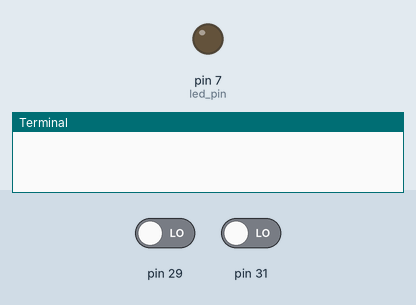
This program was run on a simulated Raspberry Pi (header pin numbers). Shown: output pins drawn as LEDs (lit = HIGH), the last lines printed to the terminal. The inputs (shaded band) are chosen by the test bench; at power-on: pin 29 LOW, pin 31 LOW. The clock reads 2024-03-15 10:24:30 at power-on unless the program sets it; no MQTT or app messages arrive unless stated.

Above: at 0.1 s.
At 0.6 s:
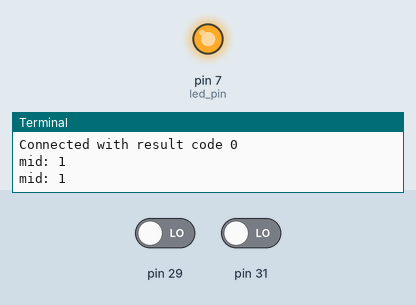
Timing chart, 0 to 2.1 s (numbered marks = the images above):
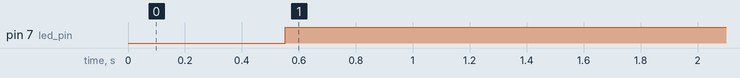

The program:

rpi_client.py
```python
#!/usr/bin/python

import RPi.GPIO as GPIO

import time
import datetime

import paho.mqtt.client as mqtt
from parking_slot import ParkingSlot


GPIO.setmode(GPIO.BOARD)    # Use physical pin numbering
GPIO.setwarnings(False)     # Ignore warnings


# slot1_sensor_pin = 29
# slot2_sensor_pin = 31
slots_sensor_pins = [29, 31]

# TODO: Add a RED and GREEN LEDs to indicate if there are slots available or not.
led_pin = 7
GPIO.setup(led_pin, GPIO.OUT, initial=GPIO.LOW)   # Set pin to be an output pin and set initial value to low (off)


#
# We keep the state of the sensors. We use it to compare if there was a change
# in any of them. If so, we publish a message to the MQTT broker.
#

# Initialize states
slots = dict()

for i, slot_pin in enumerate(slots_sensor_pins, start=1):
  slots[i] = ParkingSlot(slot_pin, i)
  GPIO.setup(slot_pin, GPIO.IN)     # Set pin to be an input pin


# TODO: Maybe these are not required
# Paho's MQTT callbacks
def on_connect(client, userdata, flags, rc):
    print(f"Connected with result code {str(rc)}")
    # Subscribing in on_connect() means that if we lose the connection and
    # reconnect then subscriptions will be renewed.
    client.subscribe("$SYS/#")
    # client.subscribe(TOPIC)
    # print(f"subscribed to {TOPIC}")

def on_publish(client, userdata, mid):
    print(f"mid: {mid}")


#
# Program
#
client = mqtt.Client()
# Assign event callbacks
client.on_connect = on_connect
client.on_publish = on_publish

client.connect("broker.emqx.io", port=1883, keepalive=60)


# This is the Topic we are going to use.
# We suppose this system administrated by the UdS, and is located specifically
# at the Faculty of Sciences parking lot.
PARKING_ID = "pk_ps/uds"
SECTION = "sciences"
TOPIC = f"{PARKING_ID}/{SECTION}"

## NOTE: this should be done by the server
# For this prototype, the number of sensors used is the total capacity of the parking lot
remaining_slots = len(slots_sensor_pins)
##

while 1:
    # Print out results
    rc = client.loop()

    # Read sensors
    for id, parking_slot in slots.items():
        # Need to inverse the input, since the sensor returns: 0 occupied, 1 free
        # We want 1 occupied, 0 free
        slot_current_state = int(not GPIO.input(parking_slot.rpi_pin))

        # Check if there was a change in the saved state. If so, publish to the topic
        if slot_current_state != parking_slot.state:
            # Update the saved state and publish
            parking_slot.state = slot_current_state

            today: datetime = datetime.datetime.today()
            date_str: str = today.date().strftime("%Y-%m-%d")
            time_str: str = today.time().strftime("%H:%M:%S")


            # Format of payload was defined as JSON:
            payload = f'{{ "id": "{parking_slot.id}", "status": "{parking_slot.state}", "date": "{date_str}", "time": "{time_str}" }}'
            client.publish(topic=f"{TOPIC}/{parking_slot.id}", payload=payload)
            time.sleep(0.2)

            ## NOTE: the station's client should send us the status of the remaining_slots
            # Increase by 1 if no car in the slot. Otherwise, decrease by 1
            remaining_slots += 1 if parking_slot.state == 0 else -1
            ##

    ## NOTE: the station's client should send us the status of the remaining_slots. This should be on
    # a MQTT callback on_message while subscribed to a specific topic
    # Turn on if no remaining slots. Turn off otherwise
    if remaining_slots == 0:
        GPIO.output(led_pin, GPIO.HIGH) # Turn on
    else:
        GPIO.output(led_pin, GPIO.LOW)  # Turn off
    ##
```

parking_slot.py
```python
class ParkingSlot():
    """
    A simple data class to map represent the parking slot/sensor

    state: 0 free parking slot, 1 occupied parking slot. By default, is marked as free (0).
    """
    def __init__(self, rpi_pin: int, id: int, state: int = 0):
        self.rpi_pin = rpi_pin
        self.id = id
        self.state = state
```

Measured:
- by itself, pin 7 (led_pin): LOW → HIGH at 0.55 s
